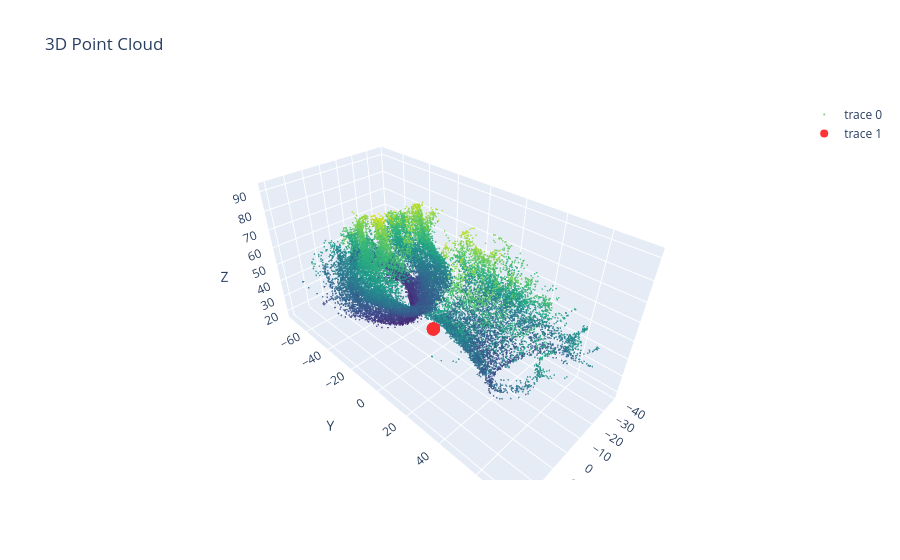

Write notebook code for a chart like this one.
### Code cell
plot_point_cloud(points, mean_pt[None,:])

### Figure 1 — Plotly figure (JSON) as saved in the notebook; plotly's stock layout.template omitted (floating-point values rounded to 4 significant figures; data arrays with more than 128 entries replaced by an {"elided": "..."} marker saying what was removed)
{"data": [{"marker": {"color": {"elided": "29048 float values"}, "colorscale": [[0, "#440154"], [0.1111, "#482878"], [0.2222, "#3e4989"], [0.3333, "#31688e"], [0.4444, "#26828e"], [0.5556, "#1f9e89"], [0.6667, "#35b779"], [0.7778, "#6ece58"], [0.8889, "#b5de2b"], [1, "#fde725"]], "opacity": 0.8, "size": 1}, "mode": "markers", "type": "scatter3d", "x": {"elided": "29048 float values"}, "y": {"elided": "29048 float values"}, "z": {"elided": "29048 float values"}}, {"marker": {"color": "red", "opacity": 0.8, "size": 8}, "mode": "markers", "type": "scatter3d", "x": [-3.929], "y": [-0.8025], "z": [30.67]}], "layout": {"scene": {"xaxis": {"title": {"text": "X"}}, "yaxis": {"title": {"text": "Y"}}, "zaxis": {"title": {"text": "Z"}}}, "title": {"text": "3D Point Cloud"}}}
